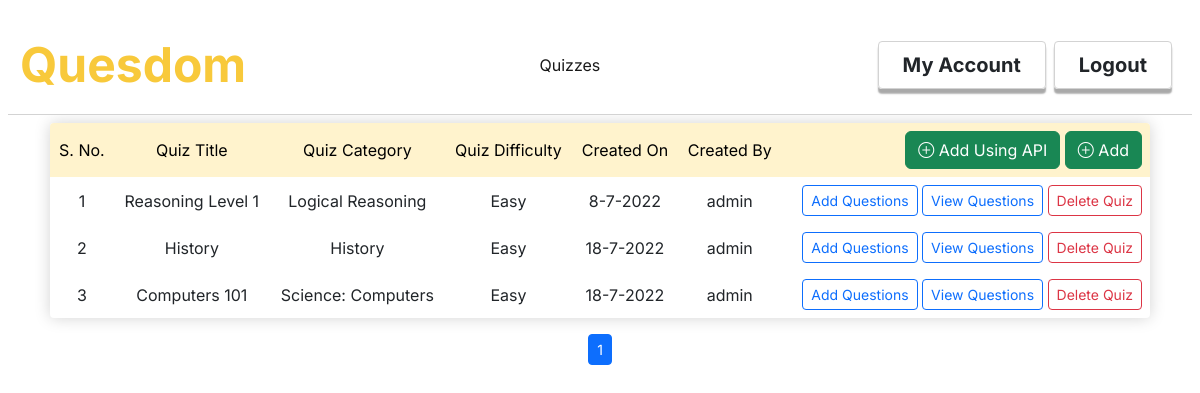
Page /indexquiz (signed in) on the earlier database version.
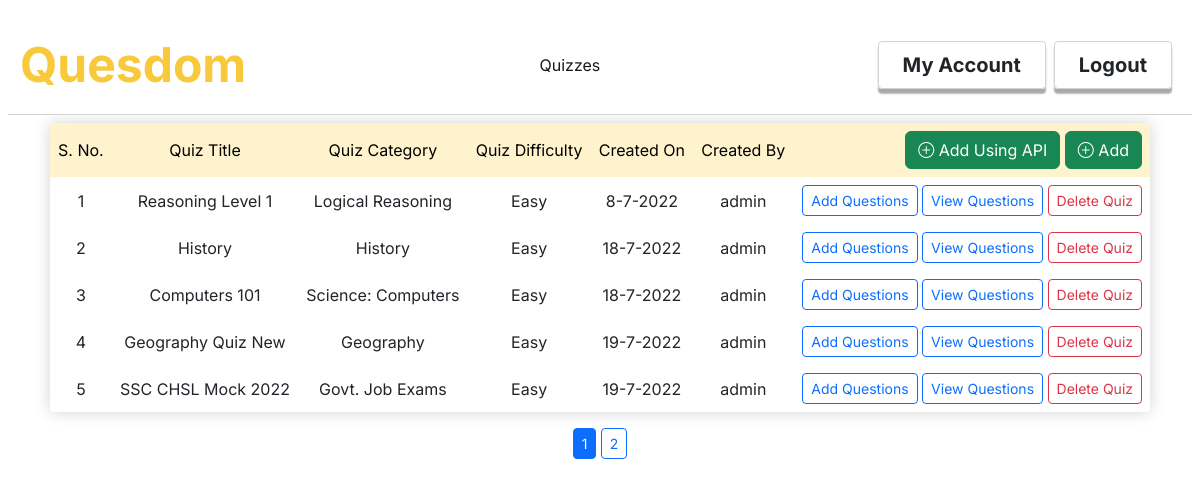
Same page on the later database version.
### quesdom/models.py (models this page shows, shortened)
class Quizzes(db.Model):
    id = db.Column(db.Integer, primary_key = True)
    quiz_title = db.Column(db.String(30), nullable= False)
    quiz_description = db.Column(db.String(200), nullable=False)
    quiz_category = db.Column(db.String(20), nullable=False)
    quiz_difficulty = db.Column(db.String(10), nullable=False)
    date_created = db.Column(db.DateTime, nullable=False, default=datetime.utcnow)
    author = db.Column(db.Integer, db.ForeignKey('users.id'), nullable=False)
    created_by = db.relationship('Users',backref='created_by',lazy=True)
    questions = db.relationship('Questions',backref='contains',cascade="all, delete-orphan",lazy=True)

class Users(db.Model, UserMixin):
    id = db.Column(db.Integer, primary_key = True)
    username = db.Column(db.String(30), unique=True, nullable= False)
    email = db.Column(db.String(50), unique=True,nullable=False)
    password = db.Column(db.String(60), nullable=False)
    role = db.Column(db.String(20), nullable=False)
    answers = db.relationship('Answers',backref='answers',lazy=True)
    quizzes = db.relationship('Quizzes',backref='quizzes',lazy=True)

### quesdom/routes.py (the view)
@app.route('/indexquiz')
@login_required
def indexquiz():
    if not current_user.role == 'Admin':
        flash('You must be an admin to access this page!',category='info')
        return redirect('home')
    if Quizzes.query.filter_by().count() == 0:
        flash('No quizzes found, please add a quiz!','info')
        return redirect('home')
    page = request.args.get('page',1,int)
    quizzes = Quizzes.query.paginate(per_page = 5,page=page)
    return render_template('indexquiz.html',title='All Quizzes',quizzes = quizzes)

### quesdom/models.py (called while the page is built)
@login_manager.user_loader
def load_user(user_id):
    return Users.query.get(int(user_id))

### quesdom/templates/indexquiz.html
{%extends "layout.html"%}
{%block content%}
<div class="row overflow-auto p-4 p-md-2">
    <div class="col" >
        <table class="table table-borderless mytable text-center rounded-1 overflow-hidden">
            <tr class="table-warning" valign="middle">
                <td>
                    S. No.
                </td>
                <td>
                    Quiz Title
                </td>
                <td>
                    Quiz Category
                </td>
                <td>
                    Quiz Difficulty
                </td>
                <td>
                    Created On
                </td>
                <td>
                    Created By
                </td>
                <td class="text-end">
                    <a class="btn btn-success" href="{{url_for('createquizfromapi')}}"><i class="bi bi-plus-circle"></i> Add Using API</a>
                    <a class="btn btn-success" href="{{url_for('createquiz')}}"><i class="bi bi-plus-circle"></i> Add</a>
                </td>
            </tr>
            {%for quiz in quizzes.items%}
                <tr valign="middle">
                    <td>
                        {{loop.index}}
                    </td>
                    <td>
                        {{quiz.quiz_title}}
                    </td>
                    <td>
                        {{quiz.quiz_category}}
                    </td>
                    <td>
                        {{quiz.quiz_difficulty}}
                    </td>
                    <td>
                        {{quiz.date_created.day}}-{{quiz.date_created.month}}-{{quiz.date_created.year}}
                    </td>
                    <td>
                        {{quiz.created_by.username}}
                    </td>
                    <td class="text-nowrap text-end">
                        <a class="btn btn-outline-primary btn-sm" href="{{url_for('createquestion',quiz_id=quiz.id)}}">Add Questions</a>
                        <a class="btn btn-outline-primary btn-sm" href="{{url_for('indexquestions',quiz_id=quiz.id)}}">View Questions</a>
                        <a class="btn btn-outline-danger btn-sm" href="{{url_for('deletequiz',quiz_id=quiz.id)}}">Delete Quiz</a>
                    </td>
                </tr>
            {%endfor%}
        </table>
        <div class="page-links text-center">
            {% for page_num in quizzes.iter_pages() %}
            {% if page_num %}
                {% if quizzes.page == page_num %}
                    <a class="active btn btn-outline-primary btn-sm" href="{{url_for('indexquiz',page=page_num)}}">{{page_num}}</a>
                {% else %}
                    <a class="btn btn-outline-primary btn-sm" href="{{url_for('indexquiz',page=page_num)}}">{{page_num}}</a>
                {% endif %}
            {% else %}
                <span class="btn btn-outline-primary btn-sm">...</span>
            {% endif %}
        {% endfor %}
        </div>
    </div>
</div>
{%endblock%}

### quesdom/templates/layout.html (shortened to what this page needs)
<!DOCTYPE html>
<html lang="en">
  <head>
    <link rel="stylesheet" href="./static/styles.css"/>
    <link rel="stylesheet" href="https://cdn.jsdelivr.net/npm/bootstrap-icons@1.8.3/font/bootstrap-icons.css">
    <link href="https://cdn.jsdelivr.net/npm/bootstrap@5.2.0-beta1/dist/css/bootstrap.min.css" rel="stylesheet">
    <link href="https://cdn.jsdelivr.net/npm/bootstrap@5.2.0-beta1/dist/css/bootstrap.min.css" rel="stylesheet">
  </head>
  <body  style="font-family: Inter;" onload="adjustLoginBtn();">
    <nav class="mt-3 mx-2 navbar navbar-expand-lg">
      <div class="container-fluid">
        <a class="navbar-brand fw-bolder" href="{{url_for('home')}}"><span class="brand-text">Quesdom</span></a>
        <div class="collapse navbar-collapse" id="navbarSupportedContent">
          <ul class="ms-auto navbar-nav me-auto mb-2 mb-lg-0">
            {%if current_user.is_authenticated %}
                      {%if current_user.role == 'Admin'%}
                      <li class="nav-item ">
                        <a class="nav-link active text-center" aria-current="page" href="{{url_for('indexquiz')}}">Quizzes</a>
                      </li>
                      {%endif%}
          {%endif%}
          </ul>
            {% if current_user.is_authenticated %}
              <div class="login-btn d-flex justify-content-center">
                <a style="border: 1px solid lightgrey; transition: 0.2s;" class="login-btn-inner fw-bold px-4 py-2  text-dark btn fs-5 rounded-1 me-2" type="button" href="{{url_for('account')}}">My Account</a>
                <a style="border: 1px solid lightgrey; transition: 0.2s;" class="login-btn-inner fw-bold px-4 py-2 btn text-dark fs-5 rounded-1 me-2" type="button" href="{{url_for('logout')}}">Logout</a>
              </div>
            {%endif%}
      </div>
    </nav>
    <div class="container">
        {%block content%}{%endblock%}
    </div>
  </body>
</html>

### quesdom/static/styles.css (style rules this page uses)
:root { --main-color: rgb(248,201,59); }
.nav-link { border-bottom: 2px solid darkgrey; }
.brand-text { font-size: 3rem; color: var(--main-color); }
.login-btn-inner { box-shadow: 0 0.3rem 0.1rem 0 darkgrey; }
.mytable { box-shadow: 0 0 1rem 0 lightgrey; }
@media (max-width: 1200px) { .nav-link { border-bottom: none; } }
@media (max-width: 1200px) { .navbar { border-bottom: 1px solid lightgrey; } }

Differences in the rows shown:
added Quizzes: quiz_title "Geography Quiz New", quiz_category "Geography", quiz_difficulty "Easy", date_created.day "19", date_created.month "7", date_created.year "2022", created_by.username "admin"
added Quizzes: quiz_title "SSC CHSL Mock 2022", quiz_category "Govt. Job Exams", quiz_difficulty "Easy", date_created.day "19", date_created.month "7", date_created.year "2022", created_by.username "admin"
Other differences:
new list line: "2"
